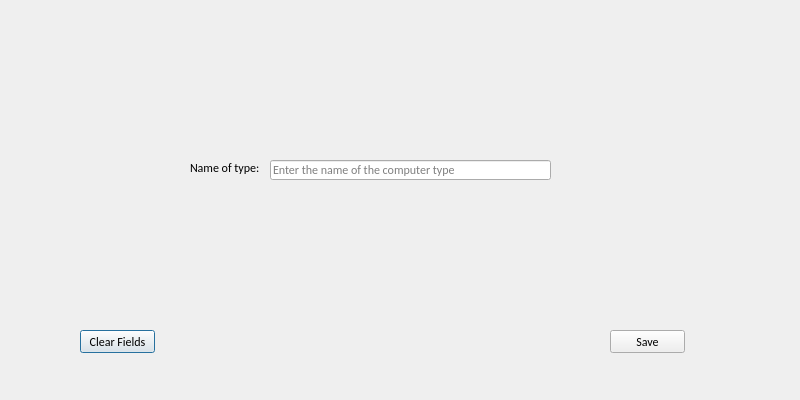
<?xml version="1.0" encoding="UTF-8"?>
<ui version="4.0">
 <class>Dialog</class>
 <widget class="QDialog" name="Dialog">
  <property name="geometry">
   <rect>
    <x>0</x>
    <y>0</y>
    <width>800</width>
    <height>400</height>
   </rect>
  </property>
  <property name="windowTitle">
   <string>Dialog</string>
  </property>
  <widget class="QPushButton" name="pushButton_2">
   <property name="geometry">
    <rect>
     <x>80</x>
     <y>330</y>
     <width>75</width>
     <height>23</height>
    </rect>
   </property>
   <property name="font">
    <font>
     <family>Calibri</family>
    </font>
   </property>
   <property name="text">
    <string>Clear Fields</string>
   </property>
  </widget>
  <widget class="QLineEdit" name="lineEdit">
   <property name="geometry">
    <rect>
     <x>270</x>
     <y>160</y>
     <width>281</width>
     <height>20</height>
    </rect>
   </property>
   <property name="font">
    <font>
     <family>Calibri</family>
    </font>
   </property>
   <property name="placeholderText">
    <string>Enter the name of the computer type</string>
   </property>
  </widget>
  <widget class="QLabel" name="label">
   <property name="geometry">
    <rect>
     <x>190</x>
     <y>160</y>
     <width>81</width>
     <height>16</height>
    </rect>
   </property>
   <property name="font">
    <font>
     <family>Calibri</family>
    </font>
   </property>
   <property name="text">
    <string>Name of type:</string>
   </property>
  </widget>
  <widget class="QPushButton" name="pushButton">
   <property name="geometry">
    <rect>
     <x>610</x>
     <y>330</y>
     <width>75</width>
     <height>23</height>
    </rect>
   </property>
   <property name="font">
    <font>
     <family>Calibri</family>
    </font>
   </property>
   <property name="text">
    <string>Save</string>
   </property>
  </widget>
  <widget class="QLabel" name="label_logoAddScientist">
   <property name="geometry">
    <rect>
     <x>200</x>
     <y>40</y>
     <width>331</width>
     <height>31</height>
    </rect>
   </property>
   <property name="styleSheet">
    <string notr="true">
font: 75 14pt &quot;Trebuchet MS&quot;;</string>
   </property>
   <property name="text">
    <string/>
   </property>
   <property name="pixmap">
    <pixmap resource="../resources.qrc">:/icons/images/logo_addAComputer.png</pixmap>
   </property>
   <property name="scaledContents">
    <bool>true</bool>
   </property>
  </widget>
 </widget>
 <resources>
  <include location="../resources.qrc"/>
 </resources>
 <connections/>
</ui>
